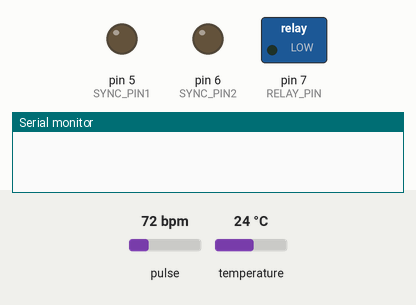
This sketch was run on a simulated Arduino Uno, built with avr-gcc and run on an emulated ATmega328P. Shown: switched loads named in the sketch (green lamp = pin HIGH), output pins drawn as LEDs (lit = HIGH), the last lines printed to the serial monitor. The inputs (shaded band) are chosen by the test bench; at power-on: pulse 72 bpm, temperature 24 °C.

Above: at 1.1 s.
At 2.8 s:
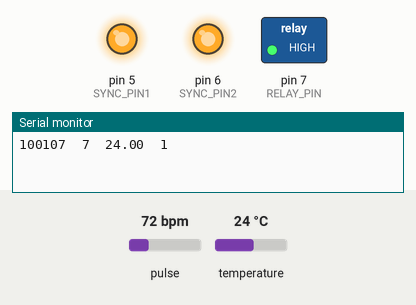
Timing chart, 0 to 4.3 s (numbered marks = the images above):
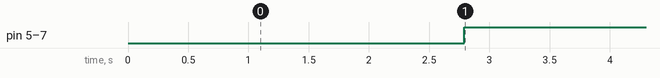

The sketch:

2.ino
```cpp
#include <Wire.h>
#include "MAX30105.h"
#include "heartRate.h"

#include <OneWire.h>
#include <DallasTemperature.h>

// ========================================
// MAX30102
// ========================================
MAX30105 particleSensor;

// ========================================
// DS18B20
// DATA 引脚 = D4
// ========================================
#define ONE_WIRE_BUS 4

OneWire oneWire(ONE_WIRE_BUS);
DallasTemperature sensors(&oneWire);

// ========================================
// 同步控制引脚
// D7 为 HIGH 时，D5 和 D6 同时为 HIGH
// ========================================
#define SYNC_PIN1 5
#define SYNC_PIN2 6

// ========================================
// 继电器
// IN 引脚 = D7
// ========================================
#define RELAY_PIN 7

// ========================================
// IR 阈值
// ========================================
#define IR_LEVEL_1 80000
#define IR_LEVEL_2 100000
#define IR_LEVEL_3 120000

// ========================================
// 输出时间
// ========================================
#define TIME_LEVEL_1 25000UL
#define TIME_LEVEL_2 45000UL
#define TIME_LEVEL_3 60000UL

// ========================================
// 输出控制变量
// ========================================
unsigned long outputStartTime = 0;
unsigned long outputDuration = 0;

bool outputActive = false;
int currentLevel = 0;

// ========================================
// 心率变量
// ========================================
long lastBeat = 0;
float beatsPerMinute = 0;
int beatAvg = 0;

// ========================================
// 温度变量
// ========================================
float temperature = 0;

// 温度读取定时
unsigned long lastTempRead = 0;
const unsigned long TEMP_INTERVAL = 1000;

// ========================================
// 开启输出
// ========================================
void startOutput(unsigned long duration, int level)
{
  digitalWrite(RELAY_PIN, HIGH);
  digitalWrite(SYNC_PIN1, HIGH);
  digitalWrite(SYNC_PIN2, HIGH);

  outputStartTime = millis();
  outputDuration = duration;

  outputActive = true;
  currentLevel = level;
}

// ========================================
// 关闭输出
// ========================================
void stopOutput()
{
  digitalWrite(RELAY_PIN, LOW);
  digitalWrite(SYNC_PIN1, LOW);
  digitalWrite(SYNC_PIN2, LOW);

  outputActive = false;
  currentLevel = 0;
}

// ========================================
// SETUP
// ========================================
void setup()
{
  Serial.begin(115200);

  delay(1000);

  // ----------------------------------------
  // 继电器和同步控制引脚
  // ----------------------------------------
  pinMode(RELAY_PIN, OUTPUT);
  pinMode(SYNC_PIN1, OUTPUT);
  pinMode(SYNC_PIN2, OUTPUT);

  digitalWrite(RELAY_PIN, LOW);
  digitalWrite(SYNC_PIN1, LOW);
  digitalWrite(SYNC_PIN2, LOW);

  // ----------------------------------------
  // I2C
  // ----------------------------------------
  Wire.begin();

  // ----------------------------------------
  // DS18B20
  // ----------------------------------------
  sensors.begin();

  // ----------------------------------------
  // MAX30102
  // ----------------------------------------
  if (!particleSensor.begin(Wire, I2C_SPEED_FAST))
  {
    // 如果 MAX30102 初始化失败
    // 用 LED 状态表示错误
    while (1)
    {
      digitalWrite(RELAY_PIN, HIGH);
      delay(200);

      digitalWrite(RELAY_PIN, LOW);
      delay(200);
    }
  }

  // MAX30102 初始化
  particleSensor.setup();

  // 红灯亮度
  particleSensor.setPulseAmplitudeRed(0x0A);

  // IR LED 亮度
  particleSensor.setPulseAmplitudeIR(0x24);

  // 关闭绿色 LED
  particleSensor.setPulseAmplitudeGreen(0);

  delay(1000);
}

// ========================================
// LOOP
// ========================================
void loop()
{
  // ========================================
  // 读取 MAX30102 IR
  // ========================================
  long irValue = particleSensor.getIR();

  // ========================================
  // 心率检测
  // ========================================
  if (checkForBeat(irValue))
  {
    long delta = millis() - lastBeat;

    lastBeat = millis();

    beatsPerMinute = 60.0 / (delta / 1000.0);

    // 限制合理心率范围
    if (beatsPerMinute > 20 && beatsPerMinute < 255)
    {
      beatAvg = (beatAvg * 3 + (int)beatsPerMinute) / 4;
    }
  }

  // ========================================
  // 每 1 秒读取一次温度
  // ========================================
  if (millis() - lastTempRead >= TEMP_INTERVAL)
  {
    lastTempRead = millis();

    sensors.requestTemperatures();

    temperature = sensors.getTempCByIndex(0);
  }

  // ========================================
  // 判断输出是否结束
  // ========================================
  if (outputActive)
  {
    if (millis() - outputStartTime >= outputDuration)
    {
      stopOutput();
    }
  }

  // ========================================
  // IR 阈值判断
  // 只有当前没有输出时才能触发
  // ========================================
  if (!outputActive)
  {
    if (irValue >= IR_LEVEL_3)
    {
      // IR >= 120000
      // HIGH 60 秒
      startOutput(TIME_LEVEL_3, 3);
    }
    else if (irValue >= IR_LEVEL_2)
    {
      // IR >= 100000
      // HIGH 45 秒
      startOutput(TIME_LEVEL_2, 2);
    }
    else if (irValue >= IR_LEVEL_1)
    {
      // IR >= 80000
      // HIGH 25 秒
      startOutput(TIME_LEVEL_1, 1);
    }
  }

  // ========================================
  // 串口绘图仪输出
  // 固定输出 4 组数据
  // ========================================

  Serial.print(irValue);
  Serial.print("\t");

  Serial.print(beatAvg);
  Serial.print("\t");

  Serial.print(temperature);
  Serial.print("\t");

  // 输出状态
  if (outputActive)
  {
    Serial.println(1);
  }
  else
  {
    Serial.println(0);
  }

  // 绘图刷新速度
  delay(30);
}
```

Measured:
- by itself, pin 5 (SYNC_PIN1), pin 6 (SYNC_PIN2), pin 7 (RELAY_PIN): LOW → HIGH at 2.8 s
